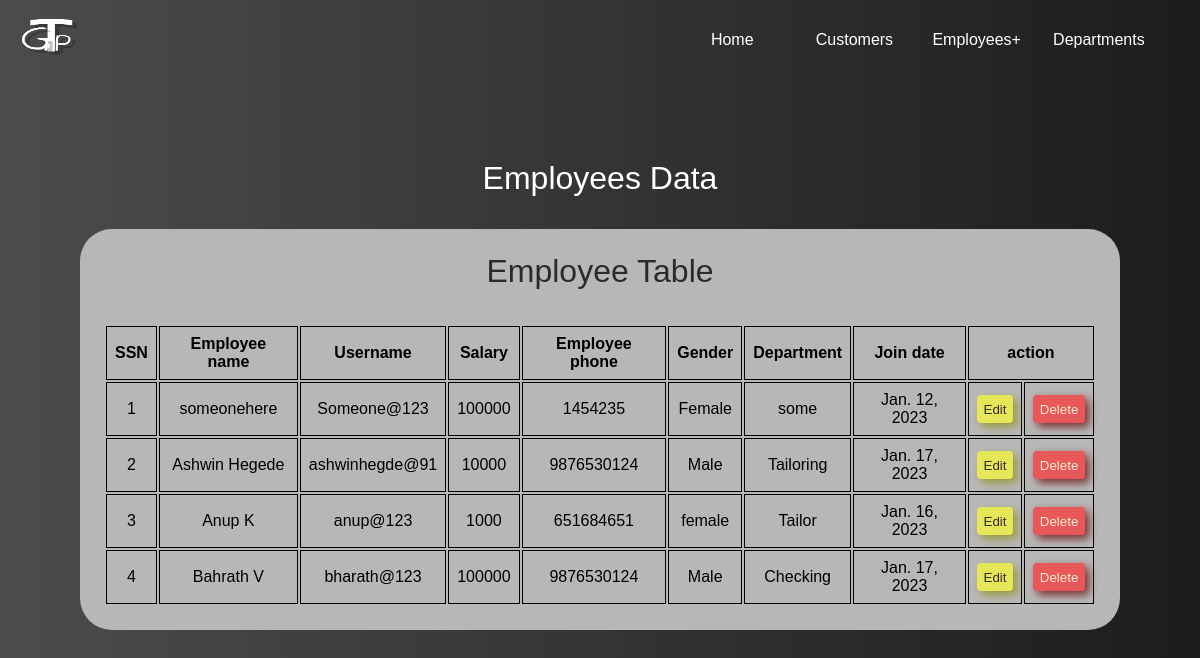
Before: /empinf/ with the older database file.
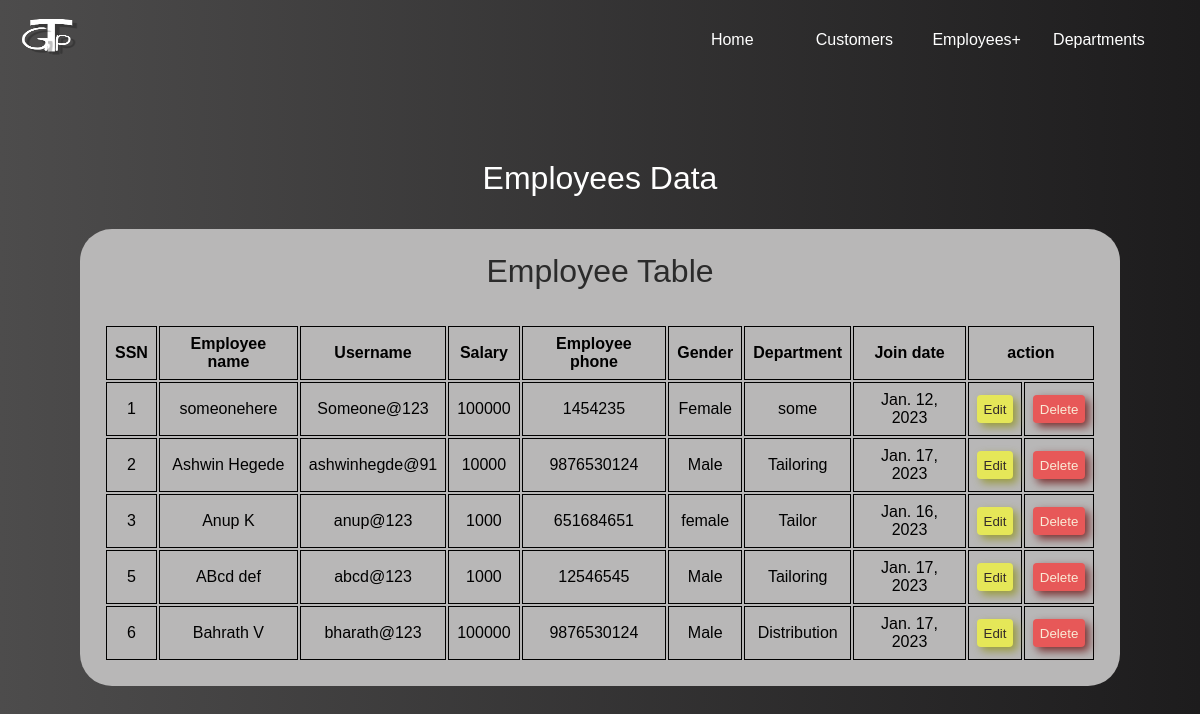
After: the same page with the newer database file.
### first_vs/models.py (models this page shows, shortened)
class Employees(models.Model):
    Ssn=models.IntegerField(default=0,primary_key=True)
    E_name=models.CharField(max_length=50)
    username=models.CharField(max_length=50,default="default")
    Salary=models.IntegerField()
    E_address=models.TextField(max_length=500)
    E_phone=models.CharField(max_length=13)
    Gender=models.CharField(max_length=20)
    Department=models.CharField(max_length=50)
    password=models.CharField(max_length=60,default="0")
    Join_date=models.DateField()

### first_vs/views.py (the view)
# urls.py: path('empinf/',views.emp_tab,name="emp_tab"),
def emp_tab(request):
    get=Employees.objects.all()
    return render(request,"first_vs/emp_tables.html",{'get':get})

### first_vs/templates/first_vs/emp_tables.html (shortened to what this page needs)
<!DOCTYPE html>
<html lang="en">
<head>
    {% load static %}
    <link rel="stylesheet" href="{% static 'first_vs/emptab.css'%}">
</head>
<body>
    <header>
        {% load static %}
        {% load %}
        <div class="head">
            <div class="left">
                <div class="logo"><a href="#"><img src="{% static 'first_vs/logos/tgp_white.png' %}" alt="logo"></a>
                </div>
            </div>
            <div class="right">
                <ul>
                    <li>
                        <a href="{% url 'home' %}">
                            <span class="text1">Home</span></a>
                    </li>
                    <li>
                        <a href="{% url 'customers' %}">
                            <span class="text">Customers</span></a>
                    </li>
                    <li>
                        <a href="{% url 'emp_register' %}">
                            <span class="text">Employees+</span></a>
                    </li>
                    <li>
                        <a href="{% url 'depttable' %}">
                            <span class="text1">Departments</span></a>
                    </li>
                </ul>
            </div>
        </div>
    </header>
    <main>
        <p>Employees Data</p>
        <div class="container">
            <p class="inf">Employee Table</p>
            <table>
                {% load %}
                <th>
                    <tr class="hed">
                        <td>SSN</td>
                        <td>Employee name</td>
                        <td>Username</td>
                        <td>Salary</td>
                        <td>Employee phone</td>
                        <td>Gender</td>
                        <td>Department</td>
                        <td>Join date</td>
                        <td colspan="2">action</td>
                    </tr>
                </th>
                {% for i in get %}
                <tr>
                    <td>{{i.Ssn}}</td>
                    <td>{{ i.E_name }}</td>
                    <td>{{ i.username }}</td>
                    <td>{{ i.Salary }}</td>
                    <td>{{ i.E_phone }}</td>
                    <td>{{ i.Gender }}</td>
                    <td>{{ i.Department }}</td>
                    <td>{{ i.Join_date }}</td>
                    <td class="but"><a href="{% url 'eupdate' i.Ssn %}"><button>Edit</button></a></td>
                    <td>
                        <form action="{% url 'edelete' i.Ssn %}" method="post">
                            <input type="submit" name="delete" id="delete" value="Delete">
                        </form>
                    </td>
                </tr>
                {% endfor %}
            </table>
        </div>
    </main>
</body>
</html>

Changed rows visible on the page:
removed Employees: Ssn "4", E_name "Bahrath V", username "bharath@123", Salary "100000", E_phone "9876530124", Gender "Male", Department "Checking", Join_date "Jan. 17, 2023"
added Employees: Ssn "5", E_name "ABcd def", username "abcd@123", Salary "1000", E_phone "12546545", Gender "Male", Department "Tailoring", Join_date "Jan. 17, 2023"
added Employees: Ssn "6", E_name "Bahrath V", username "bharath@123", Salary "100000", E_phone "9876530124", Gender "Male", Department "Distribution", Join_date "Jan. 17, 2023"
